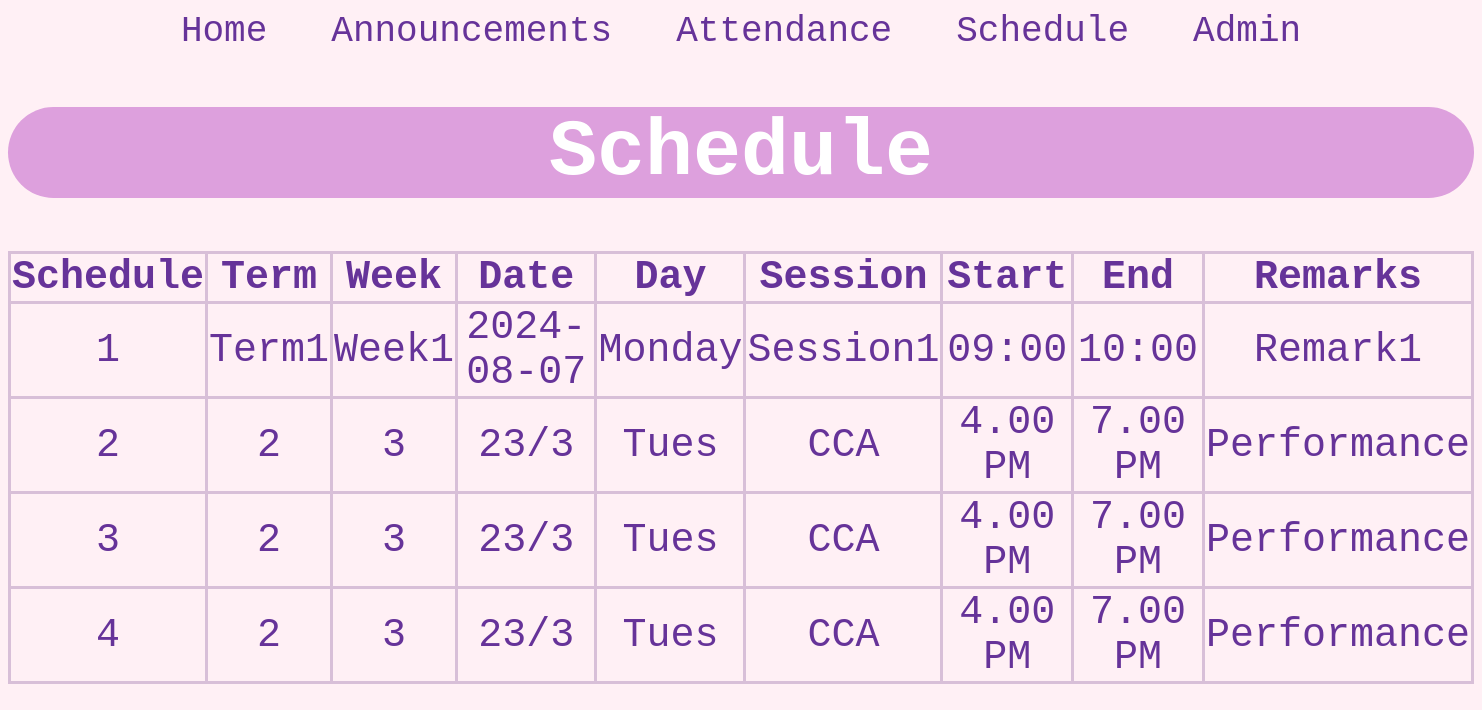
Before: /schedule with the older database file.
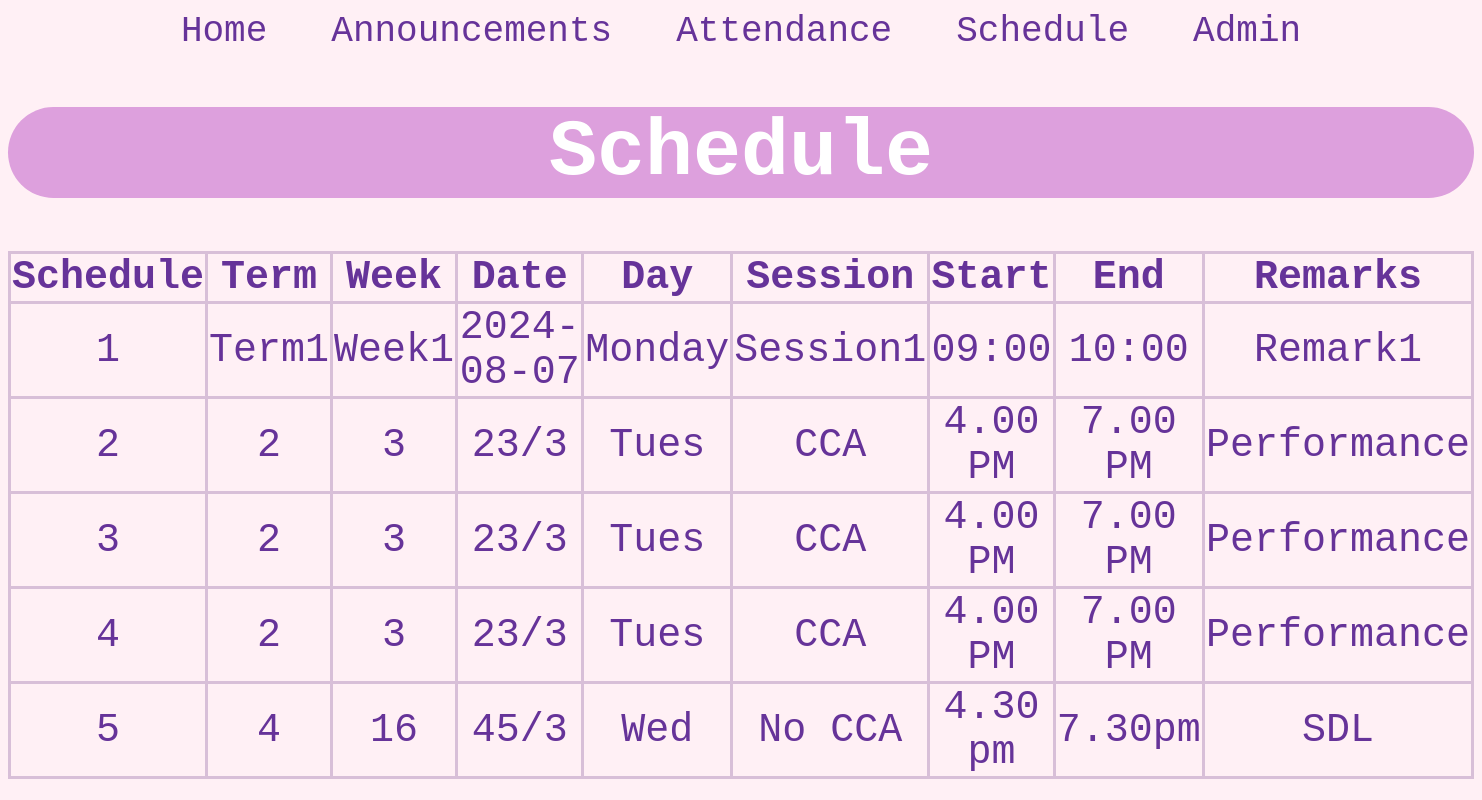
After: the same page with the newer database file.
### tables this page shows
CREATE TABLE `schedule` (
	`schedule_id`	INTEGER PRIMARY KEY AUTOINCREMENT,
	`term`	TEXT,
	`week`	TEXT,
	`date`	TEXT,
	`day`	TEXT,
	`session`	TEXT,
	`start`	TEXT,
	`end`	TEXT,
	`remark`	TEXT
);

### main.py (the view)
@app.route("/schedule")
def schedule():
    data = opendb("SELECT * FROM schedule", None)
    return render_template("schedule.html", data=data)

### main.py (called while the page is built)
def opendb(query, params=None):
    con = sqlite3.connect('activity_hub.db')
    cur = con.cursor()
    if params is None:
        cur.execute(query)
    else:
        cur.execute(query, params)
    res = cur.fetchall()
    con.close()
    return res

### templates/schedule.html (shortened to what this page needs)
<!DOCTYPE HTML>
<html>
<head>
	<link rel="stylesheet" href="{{ url_for('static', filename='style.css') }}">
</head>
<body>
	<a href="{{ url_for('home') }}" style="text-decoration: none;">Home</a>
	<a href="{{ url_for('announce') }}" style="text-decoration: none;">Announcements</a>
	<a href="{{ url_for('attendance') }}" style="text-decoration: none;">Attendance</a>
	<a href="{{ url_for('schedule') }}" style="text-decoration: none;">Schedule</a>
	<a href="{{ url_for('admin') }}" style="text-decoration: none;">Admin</a>
	<h1>Schedule</h1>
	<table>
		<tr>
			<th>Schedule</th>
			<th>Term</th>
			<th>Week</th>
			<th>Date</th>
			<th>Day</th>
			<th>Session</th>
			<th>Start</th>
			<th>End</th>
			<th>Remarks</th>
		</tr>
		{% for schedule in data %}
		<tr>
			{% for input in schedule %}
			<td>{{ input }}</td>
			{% endfor %}
		</tr>
		{% endfor %}
	</table>
</body>
</html>

### static/style.css (style rules this page uses)
body { font-family: Courier New; background-color: lavenderblush; text-align: center; font-size: 40px; color: rebeccapurple; }
h1 { border: none; border-radius: 50px; background-color: plum; color: white; }
table { width: 100%; border-collapse: collapse; color: rebeccapurple; }
th, td { border: 3px solid thistle; text-align: center; }
a { font-size: 36px; color: rebeccapurple; margin-left: 20px; margin-right: 20px; }

Changed rows visible on the page:
added schedule: schedule "5" "4", week "16", date "45/3", day "Wed", session "No CCA", start "4.30 pm", end "7.30pm", remark "SDL"
